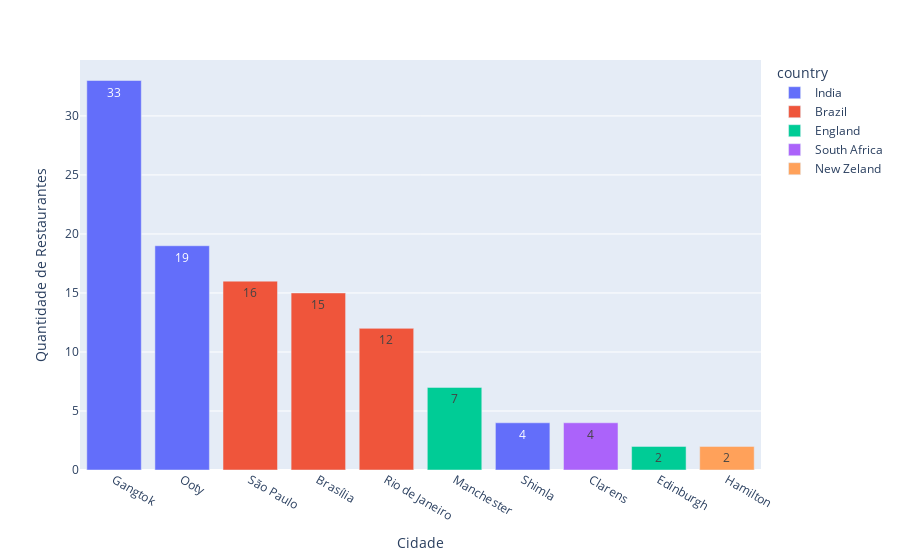

Write notebook code for a chart like this one.
### Markdown cell above
## Cidade

### Code cell
dfaux = df1[df1['aggregate_rating']<2.5][['city', 'country','restaurant_id']].groupby(['city', 'country']).nunique().sort_values(by=['restaurant_id','city'], ascending=[False, True]).reset_index().head(10)
fig = px.bar(dfaux, x='city', y='restaurant_id', 
                text='restaurant_id', 
                labels={'city':'Cidade', 'restaurant_id':'Quantidade de Restaurantes'},
                color='country')
fig.update_xaxes(categoryorder='total descending')
fig

### Figure 1 — Plotly figure (JSON) as saved in the notebook; plotly's stock layout.template omitted (floating-point values rounded to 4 significant figures)
{"data": [{"alignmentgroup": "True", "hovertemplate": "country=India<br>Cidade=%{x}<br>Quantidade de Restaurantes=%{text}<extra></extra>", "legendgroup": "India", "marker": {"color": "#636efa", "pattern": {"shape": ""}}, "name": "India", "offsetgroup": "India", "orientation": "v", "showlegend": true, "text": [33, 19, 4], "textposition": "auto", "type": "bar", "x": ["Gangtok", "Ooty", "Shimla"], "xaxis": "x", "y": [33, 19, 4], "yaxis": "y"}, {"alignmentgroup": "True", "hovertemplate": "country=Brazil<br>Cidade=%{x}<br>Quantidade de Restaurantes=%{text}<extra></extra>", "legendgroup": "Brazil", "marker": {"color": "#EF553B", "pattern": {"shape": ""}}, "name": "Brazil", "offsetgroup": "Brazil", "orientation": "v", "showlegend": true, "text": [16, 15, 12], "textposition": "auto", "type": "bar", "x": ["São Paulo", "Brasília", "Rio de Janeiro"], "xaxis": "x", "y": [16, 15, 12], "yaxis": "y"}, {"alignmentgroup": "True", "hovertemplate": "country=England<br>Cidade=%{x}<br>Quantidade de Restaurantes=%{text}<extra></extra>", "legendgroup": "England", "marker": {"color": "#00cc96", "pattern": {"shape": ""}}, "name": "England", "offsetgroup": "England", "orientation": "v", "showlegend": true, "text": [7, 2], "textposition": "auto", "type": "bar", "x": ["Manchester", "Edinburgh"], "xaxis": "x", "y": [7, 2], "yaxis": "y"}, {"alignmentgroup": "True", "hovertemplate": "country=South Africa<br>Cidade=%{x}<br>Quantidade de Restaurantes=%{text}<extra></extra>", "legendgroup": "South Africa", "marker": {"color": "#ab63fa", "pattern": {"shape": ""}}, "name": "South Africa", "offsetgroup": "South Africa", "orientation": "v", "showlegend": true, "text": [4], "textposition": "auto", "type": "bar", "x": ["Clarens"], "xaxis": "x", "y": [4], "yaxis": "y"}, {"alignmentgroup": "True", "hovertemplate": "country=New Zeland<br>Cidade=%{x}<br>Quantidade de Restaurantes=%{text}<extra></extra>", "legendgroup": "New Zeland", "marker": {"color": "#FFA15A", "pattern": {"shape": ""}}, "name": "New Zeland", "offsetgroup": "New Zeland", "orientation": "v", "showlegend": true, "text": [2], "textposition": "auto", "type": "bar", "x": ["Hamilton"], "xaxis": "x", "y": [2], "yaxis": "y"}], "layout": {"barmode": "relative", "legend": {"title": {"text": "country"}, "tracegroupgap": 0}, "margin": {"t": 60}, "xaxis": {"anchor": "y", "categoryorder": "total descending", "domain": [0, 1], "title": {"text": "Cidade"}}, "yaxis": {"anchor": "x", "domain": [0, 1], "title": {"text": "Quantidade de Restaurantes"}}}}
